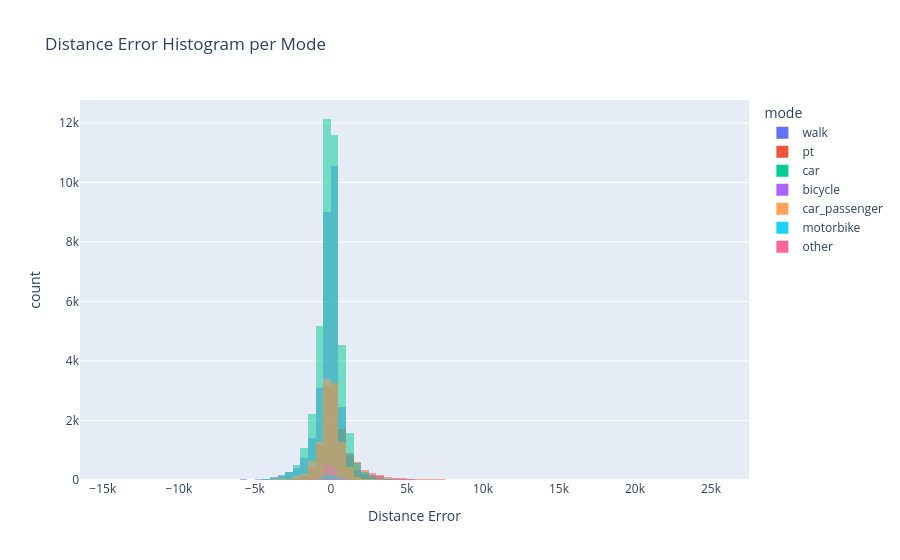

Source (notebook cell):
### Code cell
import plotly.express as px

fig = px.histogram(
    gdf_test,
    x="distance_error",
    color="mode",
    nbins=100,
    opacity=0.5,
    title="Distance Error Histogram per Mode",
    labels={"distance_error": "Distance Error", "count": "Frequency"},
)
fig.update_layout(barmode="overlay")
fig.show()

### Figure 1 — Plotly figure (JSON) as saved in the notebook; plotly's stock layout.template omitted (floating-point values rounded to 4 significant figures; data arrays with more than 128 entries replaced by an {"elided": "..."} marker saying what was removed)
{"data": [{"alignmentgroup": "True", "bingroup": "x", "hovertemplate": "mode=walk<br>Distance Error=%{x}<br>count=%{y}<extra></extra>", "legendgroup": "walk", "marker": {"color": "#636efa", "opacity": 0.5, "pattern": {"shape": ""}}, "name": "walk", "nbinsx": 100, "offsetgroup": "walk", "orientation": "v", "showlegend": true, "type": "histogram", "x": {"elided": "30167 float values"}, "xaxis": "x", "yaxis": "y"}, {"alignmentgroup": "True", "bingroup": "x", "hovertemplate": "mode=pt<br>Distance Error=%{x}<br>count=%{y}<extra></extra>", "legendgroup": "pt", "marker": {"color": "#EF553B", "opacity": 0.5, "pattern": {"shape": ""}}, "name": "pt", "nbinsx": 100, "offsetgroup": "pt", "orientation": "v", "showlegend": true, "type": "histogram", "x": {"elided": "12786 float values"}, "xaxis": "x", "yaxis": "y"}, {"alignmentgroup": "True", "bingroup": "x", "hovertemplate": "mode=car<br>Distance Error=%{x}<br>count=%{y}<extra></extra>", "legendgroup": "car", "marker": {"color": "#00cc96", "opacity": 0.5, "pattern": {"shape": ""}}, "name": "car", "nbinsx": 100, "offsetgroup": "car", "orientation": "v", "showlegend": true, "type": "histogram", "x": {"elided": "40375 float values"}, "xaxis": "x", "yaxis": "y"}, {"alignmentgroup": "True", "bingroup": "x", "hovertemplate": "mode=bicycle<br>Distance Error=%{x}<br>count=%{y}<extra></extra>", "legendgroup": "bicycle", "marker": {"color": "#ab63fa", "opacity": 0.5, "pattern": {"shape": ""}}, "name": "bicycle", "nbinsx": 100, "offsetgroup": "bicycle", "orientation": "v", "showlegend": true, "type": "histogram", "x": {"elided": "1251 float values"}, "xaxis": "x", "yaxis": "y"}, {"alignmentgroup": "True", "bingroup": "x", "hovertemplate": "mode=car_passenger<br>Distance Error=%{x}<br>count=%{y}<extra></extra>", "legendgroup": "car_passenger", "marker": {"color": "#FFA15A", "opacity": 0.5, "pattern": {"shape": ""}}, "name": "car_passenger", "nbinsx": 100, "offsetgroup": "car_passenger", "orientation": "v", "showlegend": true, "type": "histogram", "x": {"elided": "10941 float values"}, "xaxis": "x", "yaxis": "y"}, {"alignmentgroup": "True", "bingroup": "x", "hovertemplate": "mode=motorbike<br>Distance Error=%{x}<br>count=%{y}<extra></extra>", "legendgroup": "motorbike", "marker": {"color": "#19d3f3", "opacity": 0.5, "pattern": {"shape": ""}}, "name": "motorbike", "nbinsx": 100, "offsetgroup": "motorbike", "orientation": "v", "showlegend": true, "type": "histogram", "x": {"elided": "438 float values"}, "xaxis": "x", "yaxis": "y"}, {"alignmentgroup": "True", "bingroup": "x", "hovertemplate": "mode=other<br>Distance Error=%{x}<br>count=%{y}<extra></extra>", "legendgroup": "other", "marker": {"color": "#FF6692", "opacity": 0.5, "pattern": {"shape": ""}}, "name": "other", "nbinsx": 100, "offsetgroup": "other", "orientation": "v", "showlegend": true, "type": "histogram", "x": [-358.6, -358.6, -188.3, -188.3, 250.5, 250.5, 87.48, 52.55, 90, 257.5, -132.0, 65.68, -348.7, 52.55, -132.0, 198, 230.7, 230.7, 175.5, 175.5, 175.5, -40.69, 175.5, 175.5, 175.5, -40.69, 175.6, 1032.0, 175.6, 1032.0, 247.8, -1005.0, 794.2, -285.0, -285.0, 3304.0, 17.85, 17.85, -720.1, -724.8, -724.8, 3304.0, -1604.0, -1604.0, -1604.0, -1604.0, -274.9, -1005.0, 179.8, 179.8, -274.9, -758.1, 179.8, 325.3, 2044.0, -1795.0, -1058.0, 1133, 353.7, 191.6, 191.6, 228.5, -250.2, -1500.0, 367.8, 149.3, 149.3, 687, 687, -3135.0, -720.1, 1020, 1020, 1020, 1020, -435.6, -435.6, 350.9, 350.9, 2.497, 2.497, 2.497, 2.497, -348.7, -1406.0, 342.0, 1520.0, -1406.0, -46.05], "xaxis": "x", "yaxis": "y"}], "layout": {"barmode": "overlay", "legend": {"title": {"text": "mode"}, "tracegroupgap": 0}, "title": {"text": "Distance Error Histogram per Mode"}, "xaxis": {"anchor": "y", "domain": [0, 1], "title": {"text": "Distance Error"}}, "yaxis": {"anchor": "x", "domain": [0, 1], "title": {"text": "count"}}}}
